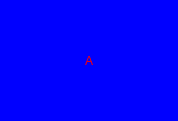
<?xml version="1.0" encoding="UTF-8"?>
<ui version="4.0">
 <class>TileWidget</class>
 <widget class="QWidget" name="TileWidget">
  <property name="geometry">
   <rect>
    <x>0</x>
    <y>0</y>
    <width>178</width>
    <height>121</height>
   </rect>
  </property>
  <property name="windowTitle">
   <string>Form</string>
  </property>
  <property name="styleSheet">
   <string notr="true">background-color: blue;color: red;</string>
  </property>
  <layout class="QVBoxLayout" name="verticalLayout">
   <item>
    <widget class="QLabel" name="label">
     <property name="text">
      <string>A</string>
     </property>
     <property name="alignment">
      <set>Qt::AlignCenter</set>
     </property>
    </widget>
   </item>
  </layout>
 </widget>
 <resources/>
 <connections/>
</ui>
